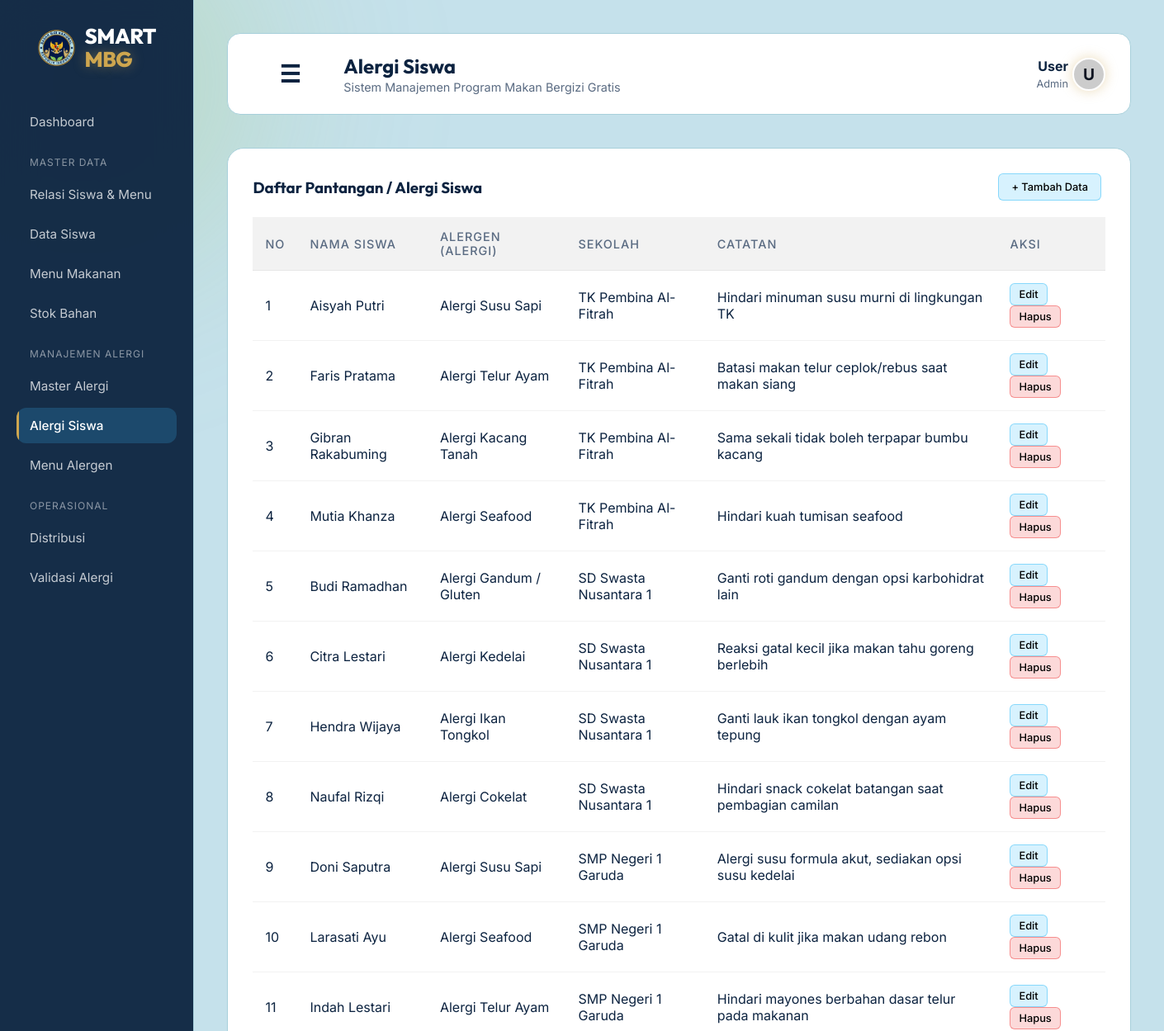
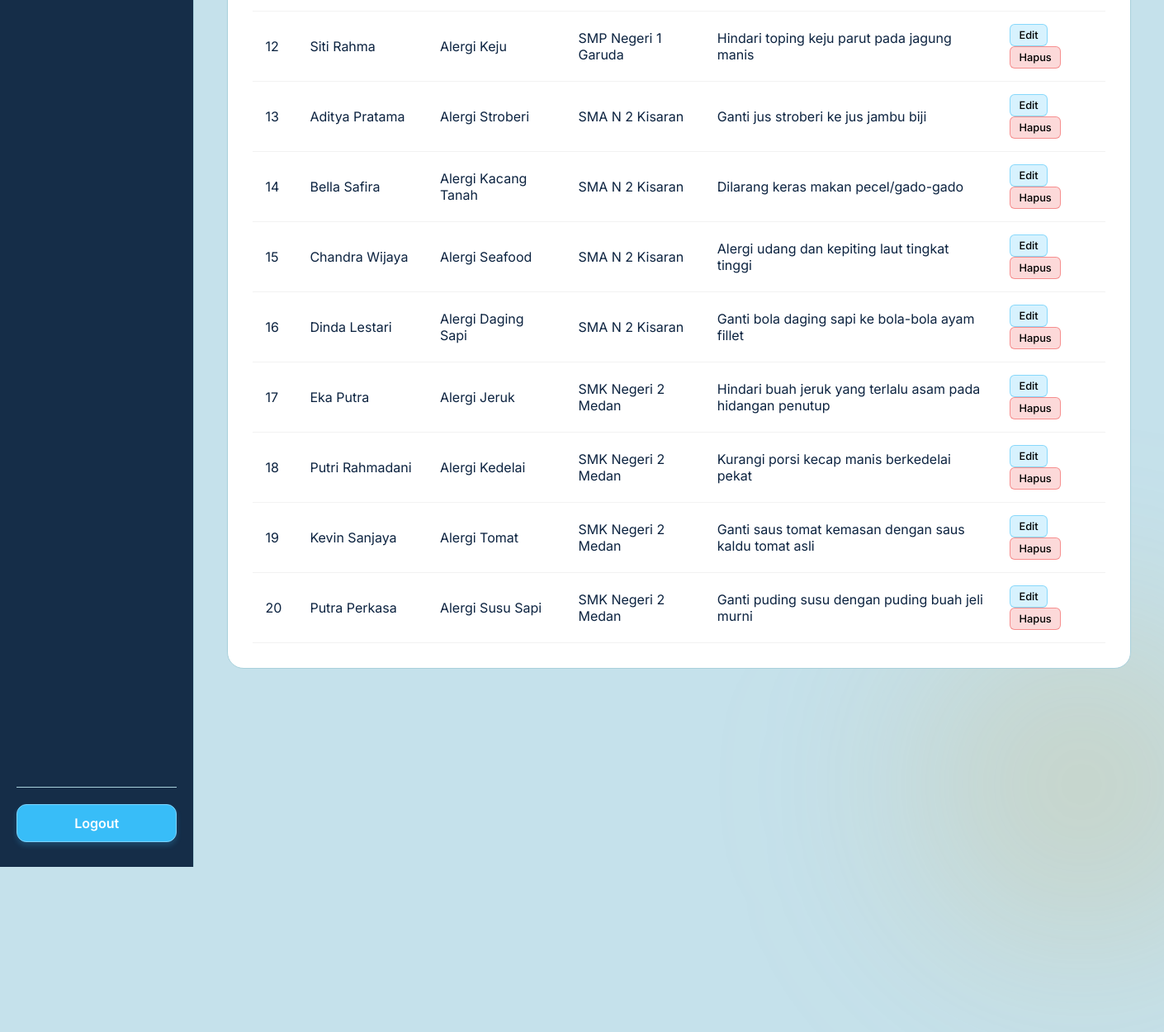
Screenshot of /public/alergi_siswa with the database file from the repository (2 pictures, top to bottom).
### tables this page shows
CREATE TABLE `alergi_siswa` (
  `id_alergi_siswa` int(11) NOT NULL,
  `id_siswa` int(11) NOT NULL,
  `id_alergi` int(11) NOT NULL,
  `id_sekolah` int(11) NOT NULL,
  `catatan` text DEFAULT NULL
);

CREATE TABLE `siswa` (
  `id_siswa` int(11) NOT NULL,
  `nis` varchar(30) NOT NULL,
  `nama_siswa` varchar(100) NOT NULL,
  `jenis_kelamin` enum('L','P') NOT NULL,
  `status` enum('Aktif','Nonaktif') DEFAULT 'Aktif',
  `created_at` timestamp NOT NULL DEFAULT current_timestamp(),
  `id_sekolah` int(11) NOT NULL
);

CREATE TABLE `master_alergi` (
  `id_alergi` int(11) NOT NULL,
  `nama_alergi` varchar(100) NOT NULL,
  `deskripsi` text DEFAULT NULL
);

CREATE TABLE `master_sekolah` (
  `id_sekolah` int(11) NOT NULL,
  `npsn` varchar(8) DEFAULT NULL,
  `nama_sekolah` varchar(150) NOT NULL,
  `jenjang` enum('TK','SD','SMP','SMA','SMK') DEFAULT 'SD',
  `jumlah_siswa` int(11) NOT NULL DEFAULT 0,
  `status_sekolah` enum('Negeri','Swasta') DEFAULT 'Negeri',
  `alamat_sekolah` text DEFAULT NULL,
  `telepon` varchar(20) DEFAULT NULL,
  `nama_kepsek` varchar(100) DEFAULT NULL,
  `created_at` timestamp NOT NULL DEFAULT current_timestamp()
);

### app/core/Controller.php (called while the page is built, shortened)
<?php
class Controller {
    public function view($view, $data = []) {
        require_once '../app/views/' . $view . '.php';
    }
    public function model($model) {
        return new $model;
    }
}

### app/controllers/Alergi_siswa.php (called while the page is built, shortened)
<?php
class Alergi_siswa extends Controller {
    public function index() {
        $data['judul'] = 'Alergi Siswa';
        $data['alergi_siswa'] = $this->model('AlergiSiswa_model')->getAllAlergiSiswa();
        $data['siswa'] = $this->model('Siswa_model')->getAllSiswa();
        $data['master_alergi'] = $this->model('Alergi_model')->getAllAlergi();
        $this->view('alergi_siswa/index', $data);
    }
}

### app/core/App.php (called while the page is built, shortened)
<?php
class App {
    protected $method = 'index';
    protected $params = [];
    public function __construct() {
        $this->controller = new $this->controller;
        call_user_func_array([$this->controller, $this->method], $this->params);
    }
}

### public/index.php (called while the page is built, shortened)
<?php
$app = new App();

### app/core/Database.php (called while the page is built, shortened)
<?php
class Database {
    private $host = DB_HOST;
    private $user = DB_USER;
    private $pass = DB_PASS;
    private $db_name = DB_NAME;
    private $dbh;
    private $stmt;
    public function __construct() {
        $dsn = 'mysql:host=' . $this->host . ';dbname=' . $this->db_name;
        $option = [
            PDO::ATTR_PERSISTENT => true,
            PDO::ATTR_ERRMODE => PDO::ERRMODE_EXCEPTION
        ];
        try {
            $this->dbh = new PDO($dsn, $this->user, $this->pass, $option);
        } catch(PDOException $e) {
            die($e->getMessage());
        }
    }
    public function query($query) {
        $this->stmt = $this->dbh->prepare($query);
    }
    public function execute() {
        $this->stmt->execute();
    }
    public function resultSet() {
        $this->execute();
        return $this->stmt->fetchAll(PDO::FETCH_ASSOC);
    }
}

### app/models/AlergiSiswa_model.php (called while the page is built, shortened)
<?php
class AlergiSiswa_model {
    private $db;
    public function __construct() { $this->db = new Database; }
    public function getAllAlergiSiswa() {
        $query = "SELECT alergi_siswa.*, siswa.nama_siswa, master_alergi.nama_alergi, master_sekolah.nama_sekolah
                  FROM alergi_siswa
                  JOIN siswa ON alergi_siswa.id_siswa = siswa.id_siswa
                  JOIN master_alergi ON alergi_siswa.id_alergi = master_alergi.id_alergi
                  LEFT JOIN master_sekolah ON alergi_siswa.id_sekolah = master_sekolah.id_sekolah";
        $this->db->query($query);
        return $this->db->resultSet();
    }
}

### app/config/config.php (called while the page is built, shortened)
<?php
function esc($string) {
    return htmlspecialchars((string)$string, ENT_QUOTES, 'UTF-8');
}

### app/views/alergi_siswa/index.php (the view, shortened to what this page needs)
<div class="glass-panel-widget" style="width: 100%;">
    <div style="display:flex; justify-content: space-between; align-items:center;">
        <h3 style="color:var(--text-primary); font-family: 'Outfit';">Daftar Pantangan / Alergi Siswa</h3>
        <a href="#" onclick="document.getElementById('modalTambah').style.display='flex'; return false;" class="btn-sm btn-sm-edit" style="padding: 8px 15px;">+ Tambah Data</a>
    </div>
    <div class="table-responsive">
        <table>
            <thead>
                <tr>
                    <th>No</th>
                    <th>Nama Siswa</th>
                    <th>Alergen (Alergi)</th>
                    <th>Sekolah</th>
                    <th>Catatan</th>
                    <th>Aksi</th>
                </tr>
            </thead>
            <tbody>
                <?php $i=1; foreach($data['alergi_siswa'] as $as) : ?>
                <tr>
                    <td><?= $i++; ?></td>
                    <td><?= esc($as['nama_siswa']); ?></td>
                    <td><?= esc($as['nama_alergi']); ?></td>
                    <td><?= esc($as['nama_sekolah']); ?></td>
                    <td><?= esc($as['catatan']); ?></td>
                    <td>
                        <a href="#" onclick="openUpdateModal('<?= esc($as['id_alergi_siswa']); ?>', '<?= esc($as['id_siswa']); ?>', '<?= esc($as['id_alergi']); ?>', '<?= esc($as['catatan']); ?>'); return false;" class="btn-sm btn-sm-edit">Edit</a>
                        <a href="<?= BASEURL; ?>/alergi_siswa/hapus/<?= esc($as['id_alergi_siswa']); ?>" onclick="return confirm('Apakah Anda yakin ingin menghapus data pantangan alergi siswa ini?');" class="btn-sm btn-sm-delete">Hapus</a>
                    </td>
                </tr>
                <?php endforeach; ?>
            </tbody>
        </table>
    </div>
</div>

### public/css/style.css (style rules this page uses)
:root { --bg-color: #c5e1eb; --text-primary: #0c2340; --text-secondary: #5a6b82; --accent-color: #cea64f; --accent-glow: rgba(206, 166, 79, 0.4); --glass-bg: #ffffff; --glass-border: #a8d0db; --mbg-green: #97c55c; --mbg-navy: #0c2340; }
* { margin: 0; padding: 0; box-sizing: border-box; }
body { font-family: 'Inter', sans-serif; background-color: var(--bg-color); color: var(--text-primary); min-height: 100vh; display: flex; justify-content: center; align-items: center; overflow: hidden; position: relative; }

### rows the page displays
alergi_siswa: id_siswa.nama_siswa "Aisyah Putri", id_alergi.nama_alergi "Alergi Susu Sapi", id_sekolah.nama_sekolah "TK Pembina Al-Fitrah", catatan "Hindari minuman susu murni di lingkungan TK"
alergi_siswa: id_siswa.nama_siswa "Faris Pratama", id_alergi.nama_alergi "Alergi Telur Ayam", id_sekolah.nama_sekolah "TK Pembina Al-Fitrah", catatan "Batasi makan telur ceplok/rebus saat makan siang"
alergi_siswa: id_siswa.nama_siswa "Gibran Rakabuming", id_alergi.nama_alergi "Alergi Kacang Tanah", id_sekolah.nama_sekolah "TK Pembina Al-Fitrah", catatan "Sama sekali tidak boleh terpapar bumbu kacang"
alergi_siswa: id_siswa.nama_siswa "Mutia Khanza", id_alergi.nama_alergi "Alergi Seafood", id_sekolah.nama_sekolah "TK Pembina Al-Fitrah", catatan "Hindari kuah tumisan seafood"
alergi_siswa: id_siswa.nama_siswa "Budi Ramadhan", id_alergi.nama_alergi "Alergi Gandum / Gluten", id_sekolah.nama_sekolah "SD Swasta Nusantara 1", catatan "Ganti roti gandum dengan opsi karbohidrat lain"
alergi_siswa: id_siswa.nama_siswa "Citra Lestari", id_alergi.nama_alergi "Alergi Kedelai", id_sekolah.nama_sekolah "SD Swasta Nusantara 1", catatan "Reaksi gatal kecil jika makan tahu goreng berlebih"
alergi_siswa: id_siswa.nama_siswa "Hendra Wijaya", id_alergi.nama_alergi "Alergi Ikan Tongkol", id_sekolah.nama_sekolah "SD Swasta Nusantara 1", catatan "Ganti lauk ikan tongkol dengan ayam tepung"
alergi_siswa: id_siswa.nama_siswa "Naufal Rizqi", id_alergi.nama_alergi "Alergi Cokelat", id_sekolah.nama_sekolah "SD Swasta Nusantara 1", catatan "Hindari snack cokelat batangan saat pembagian camilan"
alergi_siswa: id_siswa.nama_siswa "Doni Saputra", id_alergi.nama_alergi "Alergi Susu Sapi", id_sekolah.nama_sekolah "SMP Negeri 1 Garuda", catatan "Alergi susu formula akut, sediakan opsi susu kedelai"
alergi_siswa: id_siswa.nama_siswa "Larasati Ayu", id_alergi.nama_alergi "Alergi Seafood", id_sekolah.nama_sekolah "SMP Negeri 1 Garuda", catatan "Gatal di kulit jika makan udang rebon"
alergi_siswa: id_siswa.nama_siswa "Indah Lestari", id_alergi.nama_alergi "Alergi Telur Ayam", id_sekolah.nama_sekolah "SMP Negeri 1 Garuda", catatan "Hindari mayones berbahan dasar telur pada makanan"
alergi_siswa: id_siswa.nama_siswa "Siti Rahma", id_alergi.nama_alergi "Alergi Keju", id_sekolah.nama_sekolah "SMP Negeri 1 Garuda", catatan "Hindari toping keju parut pada jagung manis"
alergi_siswa: id_siswa.nama_siswa "Aditya Pratama", id_alergi.nama_alergi "Alergi Stroberi", id_sekolah.nama_sekolah "SMA N 2 Kisaran", catatan "Ganti jus stroberi ke jus jambu biji"
alergi_siswa: id_siswa.nama_siswa "Bella Safira", id_alergi.nama_alergi "Alergi Kacang Tanah", id_sekolah.nama_sekolah "SMA N 2 Kisaran", catatan "Dilarang keras makan pecel/gado-gado"
alergi_siswa: id_siswa.nama_siswa "Chandra Wijaya", id_alergi.nama_alergi "Alergi Seafood", id_sekolah.nama_sekolah "SMA N 2 Kisaran", catatan "Alergi udang dan kepiting laut tingkat tinggi"
alergi_siswa: id_siswa.nama_siswa "Dinda Lestari", id_alergi.nama_alergi "Alergi Daging Sapi", id_sekolah.nama_sekolah "SMA N 2 Kisaran", catatan "Ganti bola daging sapi ke bola-bola ayam fillet"
alergi_siswa: id_siswa.nama_siswa "Eka Putra", id_alergi.nama_alergi "Alergi Jeruk", id_sekolah.nama_sekolah "SMK Negeri 2 Medan", catatan "Hindari buah jeruk yang terlalu asam pada hidangan penutup"
alergi_siswa: id_siswa.nama_siswa "Putri Rahmadani", id_alergi.nama_alergi "Alergi Kedelai", id_sekolah.nama_sekolah "SMK Negeri 2 Medan", catatan "Kurangi porsi kecap manis berkedelai pekat"
alergi_siswa: id_siswa.nama_siswa "Kevin Sanjaya", id_alergi.nama_alergi "Alergi Tomat", id_sekolah.nama_sekolah "SMK Negeri 2 Medan", catatan "Ganti saus tomat kemasan dengan saus kaldu tomat asli"
alergi_siswa: id_siswa.nama_siswa "Putra Perkasa", id_alergi.nama_alergi "Alergi Susu Sapi", id_sekolah.nama_sekolah "SMK Negeri 2 Medan", catatan "Ganti puding susu dengan puding buah jeli murni"

### other values shown
$data['judul'] "Alergi Siswa"
$inisial "U"
